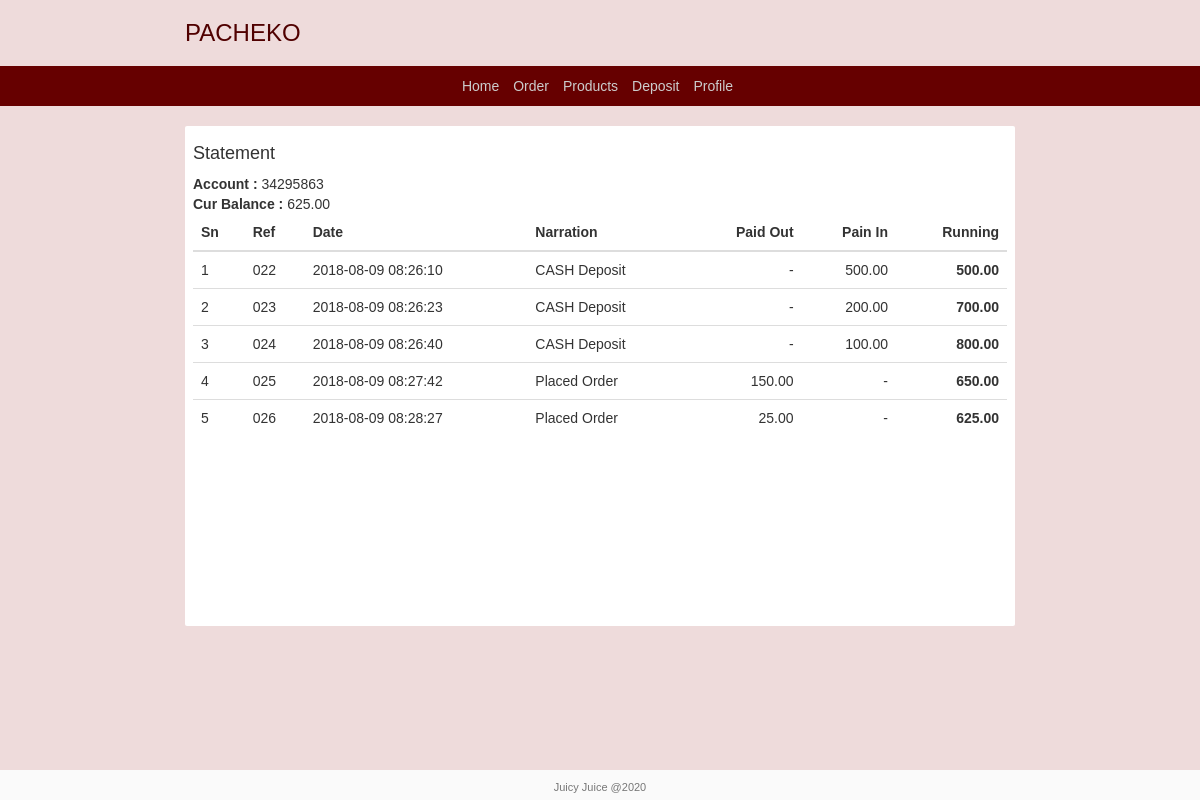
Screenshot of /statement.php (signed in) with the database file from the repository.
### tables this page shows
CREATE TABLE `accounts` (
  `id` int(11) NOT NULL,
  `user_id` int(11) DEFAULT NULL,
  `account_no` varchar(255) DEFAULT NULL,
  `balance` decimal(10,0) NOT NULL DEFAULT '0'
);

CREATE TABLE `transactions` (
  `id` int(11) NOT NULL,
  `date` timestamp NOT NULL DEFAULT CURRENT_TIMESTAMP,
  `debit` varchar(255) NOT NULL,
  `credit` varchar(255) NOT NULL,
  `amount` decimal(10,0) NOT NULL DEFAULT '0',
  `narration` text NOT NULL
);

### session.php (called while the page is built, shortened)
<?php
if (!isset($_SESSION['user'])) {
    header('location:login.php');
} else {
    function auth($col){
        $user = $_SESSION['user'];
        return @$user->$col;
    }
}

### statement.php (the view, shortened to what this page needs)
<?php include('session.php') ?>
<!DOCTYPE html>
<html>
<head>
    <link rel="stylesheet" type="text/css" href="css/bootstrap.css">
    <link rel="stylesheet" type="text/css" href="css/styles.css">
</head>
<body>
<?php include "db.php" ?>
<?php include "header.php" ?>
<div class="container">
    <div class="content">
        <?php $id = auth('id') ?>
        <?php $account = mysqli_query($db, "SELECT * FROM accounts WHERE user_id='$id'")->fetch_object() ?>
        <?php $transactions = mysqli_query($db, "SELECT * FROM transactions WHERE debit='$account->account_no' OR credit='$account->account_no'") ?>
        <h4 class="">Statement</h4>
        <b>Account :</b> <?php echo $account->account_no ?> <br>
        <b>Cur Balance :</b> <?php echo number_format($account->balance, 2) ?> <br>
        <table class="table">
            <thead>
            <tr>
                <th>Sn</th>
                <th>Ref</th>
                <th>Date</th>
                <th>Narration</th>
                <th class="right">Paid Out</th>
                <th class="right">Pain In</th>
                <th class="right">Running</th>
            </tr>
            </thead>
            <?php $sum = 0 ?>
            <?php while ($trans = mysqli_fetch_object($transactions)) : ?>
                <tr>
                    <td><?php echo @++$i ?></td>
                    <td><?php echo sprintf("%03d", $trans->id) ?></td>
                    <td><?php echo $trans->date ?></td>
                    <td><?php echo $trans->narration ?></td>
                    <?php if ($trans->debit == $account->account_no): ?>
                        <?php $sum -= $trans->amount ?>
                        <td class="right"><?php echo number_format($trans->amount, 2) ?></td>
                    <?php else : ?>
                        <td class="right">-</td>
                    <?php endif ?>
                    <?php if ($trans->credit == $account->account_no): ?>
                        <?php $sum += $trans->amount ?>
                        <td class="right"><?php echo number_format($trans->amount, 2) ?></td>
                    <?php else : ?>
                        <td class="right">-</td>
                    <?php endif ?>
                    <th class="right"><?php echo number_format($sum, 2) ?></th>
                </tr>
            <?php endwhile ?>
        </table>
        <br>
    </div>
</div>
<?php include 'footer.php' ?>
</body>
</html>

### css/styles.css (style rules this page uses)
* { margin: 0; padding: 0; }
html { position: relative; min-height: 100%; }
body { font-family: Ubuntu, sans-serif; background-color: #a02f2f2b; }
.container { margin-top: 20px; margin-bottom: 20px; width: 860px; }
.content { border-radius: 2px; background-color: #fff; padding: 8px; min-height: 500px; }
.right { text-align: right; }

### rows the page displays
accounts: account_no "34295863", balance "625.00"
transactions: i "1", id "022", date "2018-08-09 08:26:10", narration "CASH Deposit", amount "500.00", sum "500.00"
transactions: i "2", id "023", date "2018-08-09 08:26:23", narration "CASH Deposit", amount "200.00", sum "700.00"
transactions: i "3", id "024", date "2018-08-09 08:26:40", narration "CASH Deposit", amount "100.00", sum "800.00"
transactions: i "4", id "025", date "2018-08-09 08:27:42", narration "Placed Order", amount "150.00", sum "650.00"
transactions: i "5", id "026", date "2018-08-09 08:28:27", narration "Placed Order", amount "25.00", sum "625.00"
